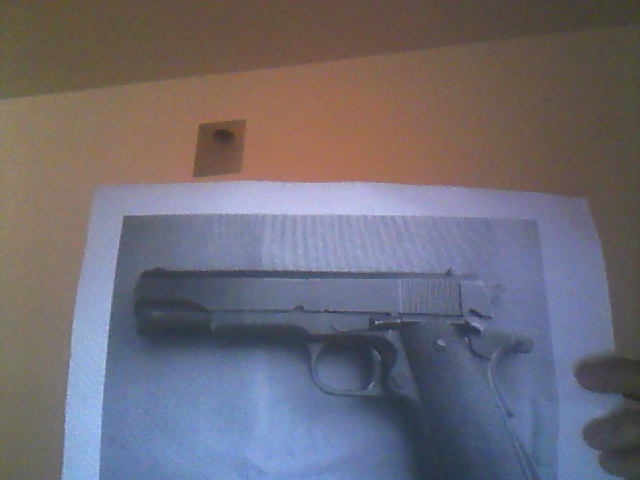
#> input picture resources/pistolas/test.png, 640 x 480 px
$ python Final.py
#> lines starting #> are read from the running program, lines starting #| are printed output that depends on the picture
import cv2 as cv


def extraer_pistola_de_imagen(imagen_a_procesar):
    # Objeto que carga la configuracion para detectar la pistola
    cascade_classifier = cv.CascadeClassifier('../../detectores/detector_pistolas.xml')

    pistolas_encontradas = cascade_classifier.detectMultiScale(imagen_a_procesar, 1.1, 9)

    if len(pistolas_encontradas) > 0:
        cant_pistolas_encontradas = 0
        for (x, y, ancho, alto) in pistolas_encontradas:
            # TODO: Cambiar color del rectangulo
            cv.rectangle(imagen_a_procesar, (x, y), (x + alto, y + ancho), cv.COLOR_BAYER_BGGR2RGB, 5)
            cv.putText(imagen_a_procesar, ("Pistola # " + str(cant_pistolas_encontradas)), (x, y), cv.FONT_ITALIC, 1.1,
                       (255, 255, 255), 2)
            cant_pistolas_encontradas += 1
    else:
        print("No encontre pistolas")

    return imagen_a_procesar


imagen_pistola = cv.imread('../../resources/pistolas/test.png')
#> imagen_pistola is the input picture: shape (480, 640, 3); mean B, G, R 115.8, 107, 110.7
while True:
    imagen_en_blanco_y_negro = cv.cvtColor(imagen_pistola, cv.COLOR_BGR2GRAY)
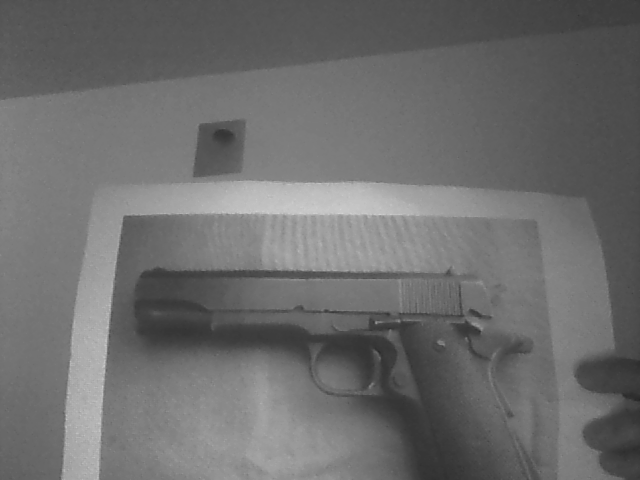
#> imagen_en_blanco_y_negro: shape (480, 640); min 36, max 211, mean 109

    pistola_extraida = extraer_pistola_de_imagen(imagen_en_blanco_y_negro)
#> in extraer_pistola_de_imagen, `pistolas_encontradas = cascade_classifier.detectMultiScale(imagen_a_pr..`: pistolas_encontradas = ()

    # Muestra la imagen en una ventana
    cv.imshow('Pistola', pistola_extraida)

    # Espera a que el usuario toque una tecla
    cv.waitKey(0)
    break
